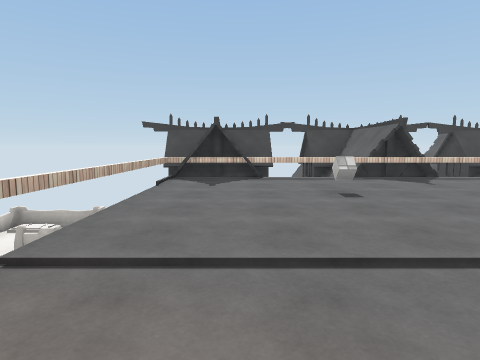
view 1 (above)

16 first-person views from a walk through a 3-D level made in the Unity game engine. The camera is 1.4 m above the floor, tilts 6° down and sees 75° across. Doors are open. The floor is counted in squares, 2 m on a side. Each view is taken from the middle of a square. On the plan, view 1 faces up. The plan holds only what a view shows up to about 10 squares ahead; the rest is blank. The place goes on beyond the plan. Some surface patterns are stand-ins.

view 2
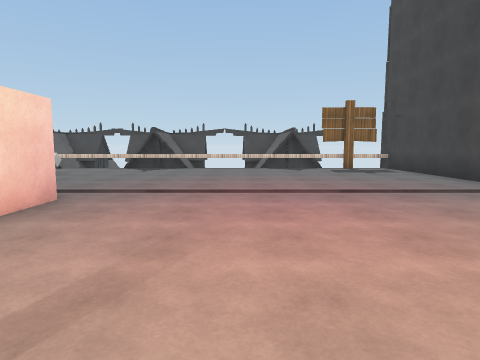

view 3
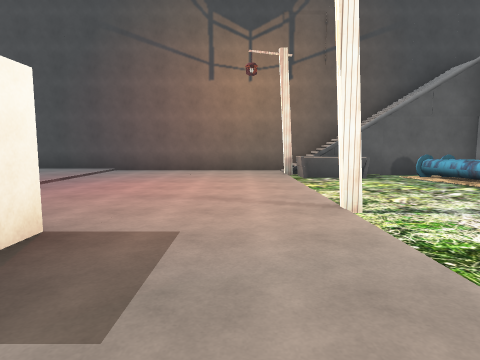

view 4
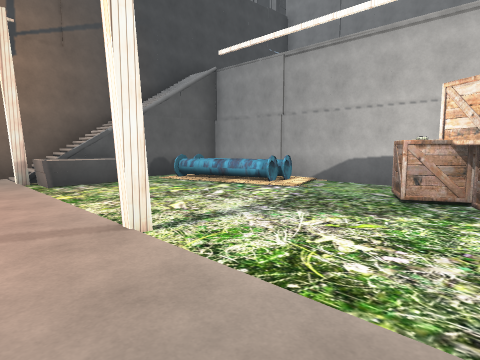

view 5
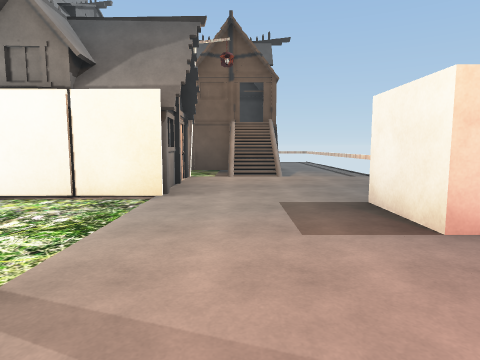

view 6
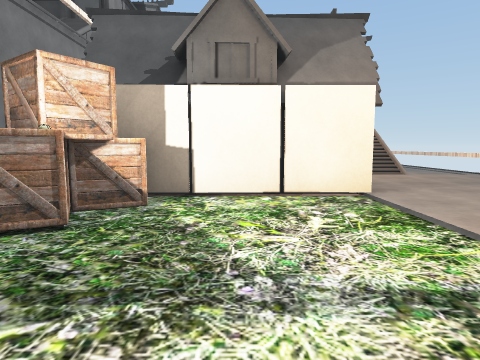

view 7
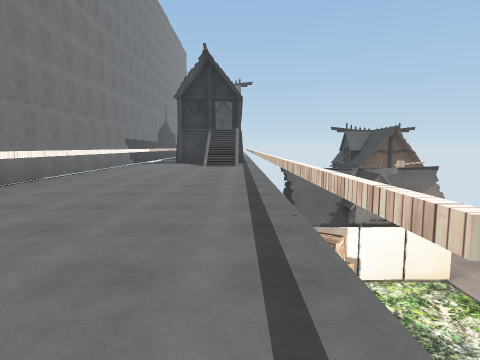

view 8
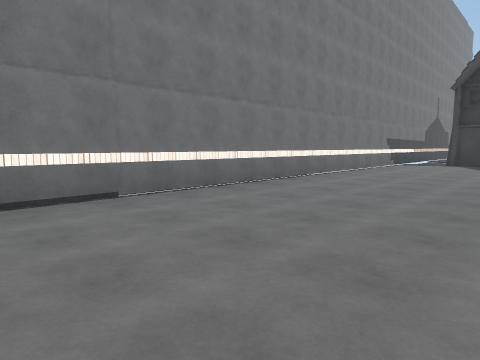

view 9
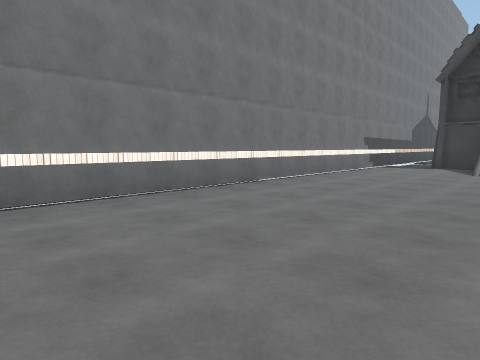

view 10
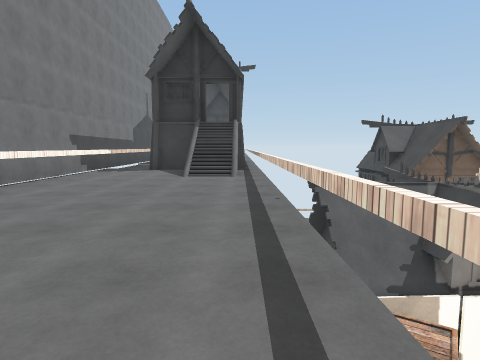

view 11
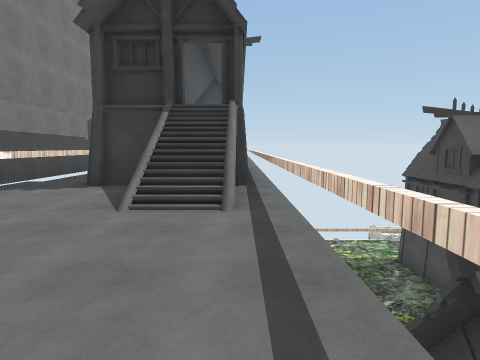

view 12
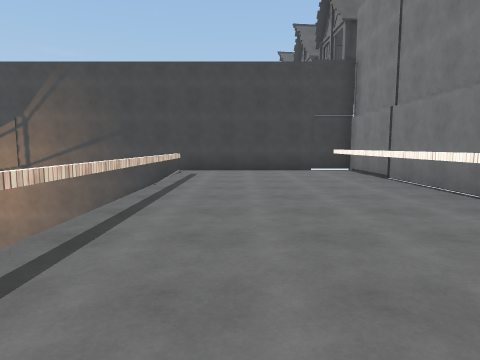

view 13
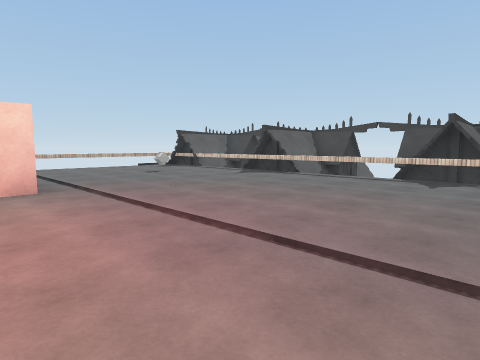

view 14
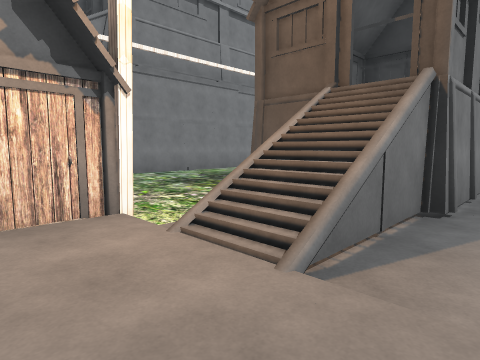

view 15
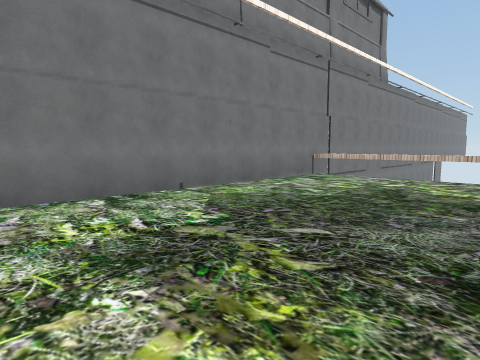

view 16
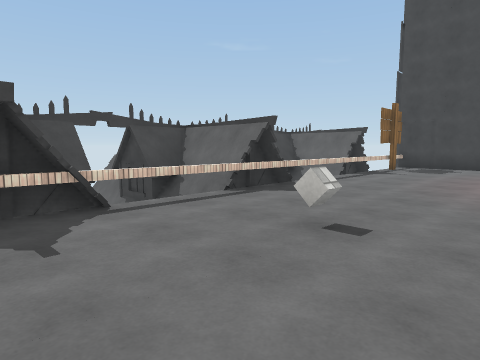

### Floor plan
Key: @ floor where view 1 was taken; # wall or solid block; . main floor; - floor 0.25 m lower than the main floor; : floor 6 m higher than the main floor; / step, stairs or slope; D open door; = window, fence, low wall or low ledge; v drop or lower ground; C cube; R crate; O other object.
Columns run from 13 left of view 1 to 11 right of it. Each row starts with its distance up from view 1.
  9            #######v##
  8            ###v###vv#
  7             ##==##==###=#
  6            =............#
  5            =............#
  4            =...C........#
  3            =............#
  2            =............#
  1          ---...OO.......#
  0          ---.@.OO.......#
 -1        ##Dv#............#
 -2        ##D//............#
 -3      #####........#.....#
 -4      .......###.......O/#
 -5    .........  #.......O/#
 -6    ........    R......./#
 -7    ........   #RR..OOO./#
 -8 vvv..................../#
 -9 #########D##::::::::::::#
-10          D//::::::::::::#
-11          #::::::::::::::#
-12          :::::::::::::::#
-13        ##################

Where each view was taken, in squares from view 1:
view 1: 0 up, 0 right, facing up
view 2: 3 down, 6 right, facing up
view 3: 2 down, 1 right, facing right
view 4: 2 down, 2 right, facing down-right
view 5: 2 down, 6 right, facing left
view 6: 5 down, 6 right, facing left
view 7: 9 down, 10 right, facing left
view 8: 9 down, 10 right, facing down-left
view 9: 9 down, 8 right, facing down-left
view 10: 9 down, 6 right, facing left
view 11: 9 down, 2 right, facing left
view 12: 10 down, 1 right, facing right
view 13: 0 up, 9 right, facing up-left
view 14: 0 up, 0 right, facing down-left
view 15: 4 down, 3 left, facing down-left
view 16: 3 up, 1 left, facing up-right
